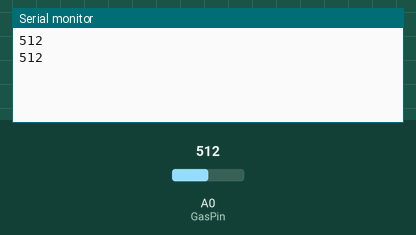
Simulated run of this sketch. Board: Arduino Uno, built with avr-gcc and run on an emulated ATmega328P. Parts: the last lines printed to the serial monitor. The inputs (shaded band) are chosen by the test bench; at power-on: A0 (GasPin) = 512.

Above: at 1.8 s.
1.9 s: A0 (GasPin) set to 716
At 2.4 s:
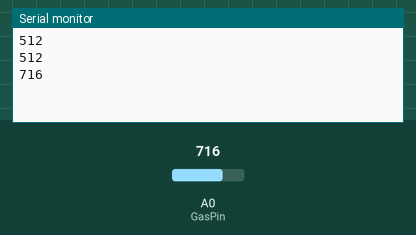
3.4 s: A0 (GasPin) set to 900
At 4.8 s:
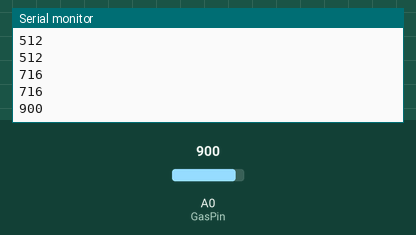
Timing chart, 0 to 6.4 s (numbered marks = the images above; inputs shaded):
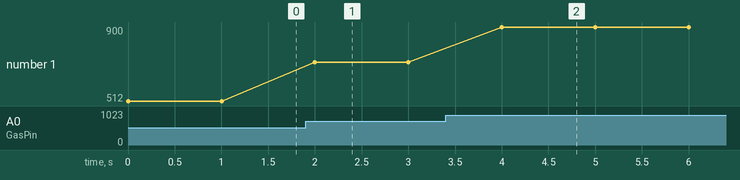

Measured:
- after the input at 1.9 s, the serial monitor: prints a new line after 0.10 s (image 1)
- after the input at 3.4 s, the serial monitor: prints a new line after 0.60 s (image 2)
- plotted number 1: 512 → 716 after the input at 1.9 s, 716 → 900 after the input at 3.4 s

The sketch:

sketch_oct29a.ino
```cpp
int GasPin = A0;

void setup() {
  // put your setup code here, to run once:
  pinMode(GasPin, INPUT);
  Serial.begin(9600);
}

void loop() {
  // put your main code here, to run repeatedly:
  Serial.println(analogRead(GasPin));
  delay(1000);
}
```
